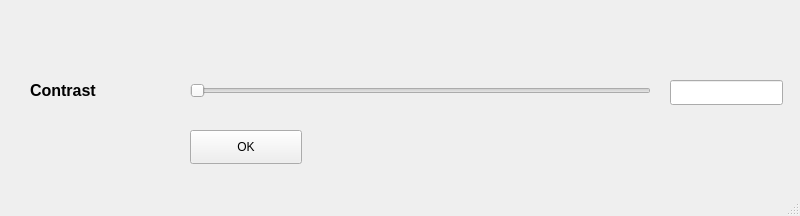
<?xml version="1.0" encoding="UTF-8"?>
<ui version="4.0">
 <class>MainWindow</class>
 <widget class="QMainWindow" name="MainWindow">
  <property name="geometry">
   <rect>
    <x>0</x>
    <y>0</y>
    <width>800</width>
    <height>216</height>
   </rect>
  </property>
  <property name="windowTitle">
   <string>MainWindow</string>
  </property>
  <widget class="QWidget" name="centralwidget">
   <widget class="QLabel" name="label">
    <property name="geometry">
     <rect>
      <x>30</x>
      <y>70</y>
      <width>151</width>
      <height>41</height>
     </rect>
    </property>
    <property name="text">
     <string>&lt;html&gt;&lt;head/&gt;&lt;body&gt;&lt;p&gt;&lt;span style=&quot; font-size:12pt; font-weight:600;&quot;&gt;Contrast&lt;/span&gt;&lt;/p&gt;&lt;/body&gt;&lt;/html&gt;</string>
    </property>
   </widget>
   <widget class="QSlider" name="horizontalSlider">
    <property name="geometry">
     <rect>
      <x>190</x>
      <y>80</y>
      <width>461</width>
      <height>22</height>
     </rect>
    </property>
    <property name="minimumSize">
     <size>
      <width>461</width>
      <height>22</height>
     </size>
    </property>
    <property name="maximumSize">
     <size>
      <width>461</width>
      <height>22</height>
     </size>
    </property>
    <property name="orientation">
     <enum>Qt::Horizontal</enum>
    </property>
   </widget>
   <widget class="QLineEdit" name="lineEdit">
    <property name="geometry">
     <rect>
      <x>670</x>
      <y>80</y>
      <width>113</width>
      <height>25</height>
     </rect>
    </property>
   </widget>
   <widget class="QPushButton" name="pushButton">
    <property name="geometry">
     <rect>
      <x>190</x>
      <y>130</y>
      <width>112</width>
      <height>34</height>
     </rect>
    </property>
    <property name="text">
     <string>OK</string>
    </property>
   </widget>
  </widget>
  <widget class="QStatusBar" name="statusbar"/>
 </widget>
 <resources/>
 <connections/>
</ui>
